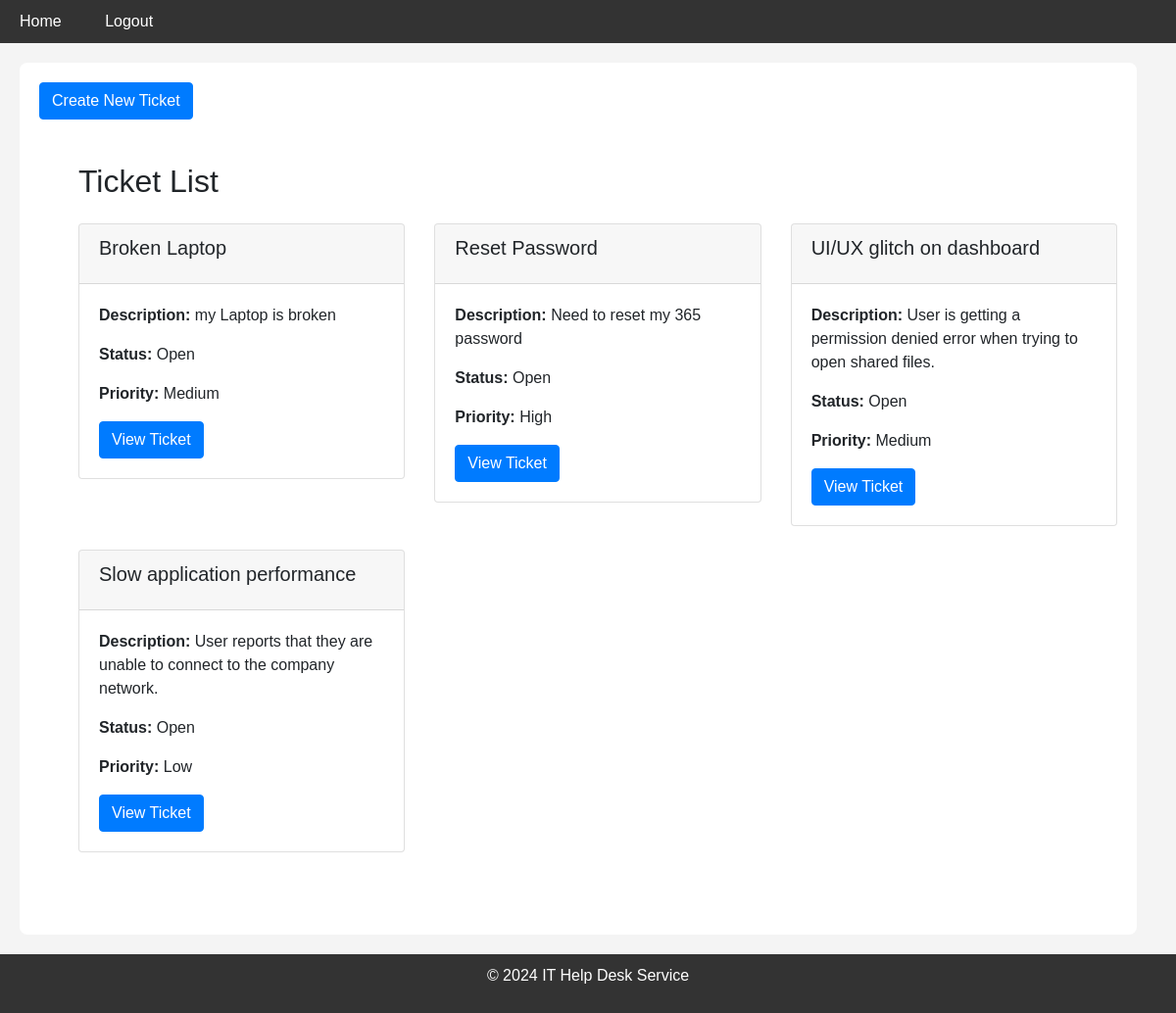
/ (signed in), run on an earlier commit of the app's database.
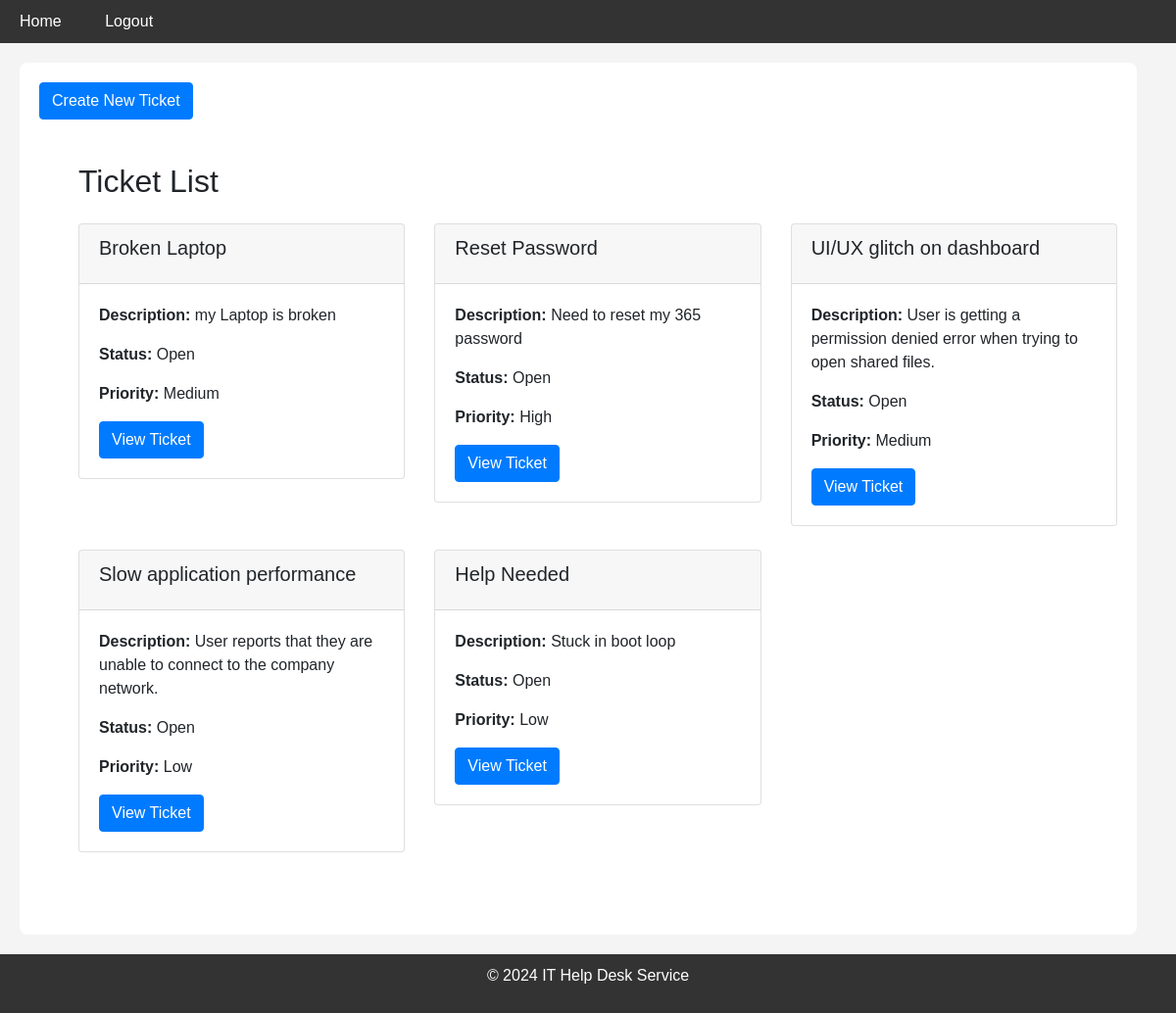
And on a later commit of the database.
### app/models.py (models this page shows, shortened)
class Ticket(db.Model):
    id = db.Column(db.Integer, primary_key=True)
    title = db.Column(db.String(100), nullable=False)
    description = db.Column(db.Text, nullable=False)
    status = db.Column(db.String(20), nullable=False)  # e.g., 'Open', 'In Progress', 'Resolved'
    priority = db.Column(db.String(20), nullable=False)  # e.g., 'Low', 'Medium', 'High'
    created_date = db.Column(db.DateTime, default=db.func.current_timestamp())
    resolved_date = db.Column(db.DateTime, nullable=True)
    user_id = db.Column(db.Integer, db.ForeignKey('user.id'), nullable=False)
    user = db.relationship('User')

### app/routes.py (the view)
@bp.route('/')
@login_required
def index():
    if current_user.role == 'admin':
        tickets = Ticket.query.all()
    else:
        tickets = Ticket.query.filter_by(user_id=current_user.id).all()
    return render_template('index.html', title='Home', tickets=tickets)

### app/__init__.py (called while the page is built)
@login.user_loader
def load_user(user_id):
    from app.models import User
    return User.query.get(int(user_id))

### app/templates/index.html (shortened to what this page needs)
{% extends 'base.html' %}
{% block content %}
<a href="{{ url_for('routes.create_ticket') }}" class="btn btn-primary">Create New Ticket</a>
<div class="container mt-4">
    <h2 class="mb-4">Ticket List</h2>
    <div class="row">
        {% for ticket in tickets %}
        <div class="col-md-4 mb-4">
            <div class="card">
                <div class="card-header">
                    <h5 class="card-title">{{ ticket.title }}</h5>
                </div>
                <div class="card-body">
                    <p class="card-text"><strong>Description:</strong> {{ ticket.description }}</p>
                    <p><strong>Status:</strong> {{ ticket.status }}</p>
                    <p><strong>Priority:</strong> {{ ticket.priority }}</p>
                    <a href="{{ url_for('routes.ticket', id=ticket.id) }}" class="btn btn-primary">View Ticket</a>
                </div>
            </div>
        </div>
        {% endfor %}
    </div>
</div>
{% endblock %}

### app/templates/base.html (shortened to what this page needs)
<!doctype html>
<html lang="en">
  <head>
    <link href="https://stackpath.bootstrapcdn.com/bootstrap/4.5.2/css/bootstrap.min.css" rel="stylesheet">
    <link rel="stylesheet" href="{{ url_for('static', filename='styles.css') }}">
  </head>
  <body>
    <header>
      <nav>
        <ul>
          <li><a href="{{ url_for('routes.index') }}">Home</a></li>
          {% if current_user.is_authenticated %}
            <li><a href="{{ url_for('routes.logout') }}">Logout</a></li>
          {% else %}
            <li><a href="{{ url_for('routes.login') }}">Login</a></li>
            <li><a href="{{ url_for('routes.register') }}">Register</a></li>
          {% endif %}
        </ul>
      </nav>
    </header>
    <div class="container">
      {% block content %}{% endblock %}
    </div>
    <footer>
      <p>&copy; 2024 IT Help Desk Service</p>
    </footer>
  </body>
</html>

### app/static/styles.css (style rules this page uses)
body { font-family: Arial, sans-serif; background-color: #f4f4f4; margin: 0; padding: 0; }
header { background-color: #333; padding: 10px; }
nav ul { list-style: none; margin: 0; padding: 0; }
nav ul li { display: inline; margin-right: 20px; }
nav ul li a { color: #fff; text-decoration: none; padding: 10px; }
.container { margin: 20px; padding: 20px; background-color: #fff; border-radius: 8px; }
footer { text-align: center; padding: 10px; background-color: #333; color: #fff; margin-top: 20px; }

What changed in the data, as far as the page shows it:
added Ticket: title "Help Needed", description "Stuck in boot loop", status "Open", priority "Low"
